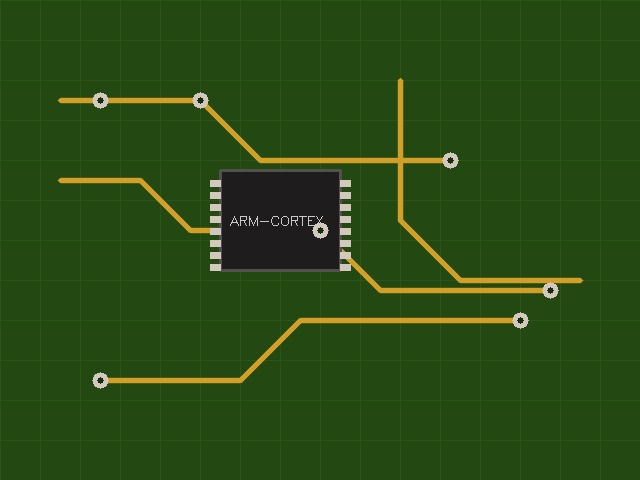
#> input picture data/sample_images/flawless_part_pass.jpg, 640 x 480 px
$ python -i opencv_pipeline.py   (imports and definitions only)   (older library calls are emulated)
#> lines starting #> are read from the running program, lines starting #| are printed output that depends on the picture
#> further down, picture is the input picture: shape (480, 640, 3); mean B, G, R 20.8, 74.6, 41.5
"""
OpenCV Image Processing and Defect Feature Extraction Pipeline.
Provides CLAHE contrast enhancement, contour analysis, defect heatmaps,
and side-by-side inspection visualizers.
"""

from typing import List, Tuple, Dict, Any, Optional
import numpy as np
import cv2


class OpenCVPipeline:
    """
    Industrial Computer Vision processing pipeline for surface quality inspection.
    """

    @staticmethod
    def enhance_contrast(image: np.ndarray) -> np.ndarray:
        """
        Applies Contrast Limited Adaptive Histogram Equalization (CLAHE) in LAB color space
        to highlight faint scratches, cracks, and surface imperfections.
        """
        if len(image.shape) == 2:
            clahe = cv2.createCLAHE(clipLimit=2.5, tileGridSize=(8, 8))
            return clahe.apply(image)

        lab = cv2.cvtColor(image, cv2.COLOR_BGR2LAB)
#> lab: shape (480, 640, 3); mean of channels 0, 1, 2 71.4, 105.8, 154.9
        l, a, b = cv2.split(lab)
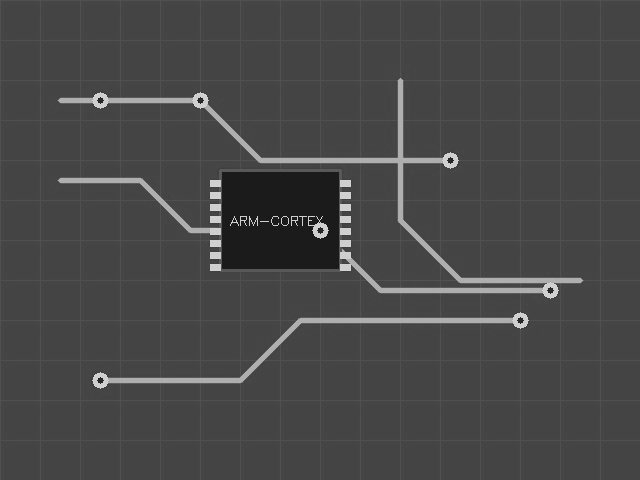
#> l: shape (480, 640); min 19, max 215, mean 71.4
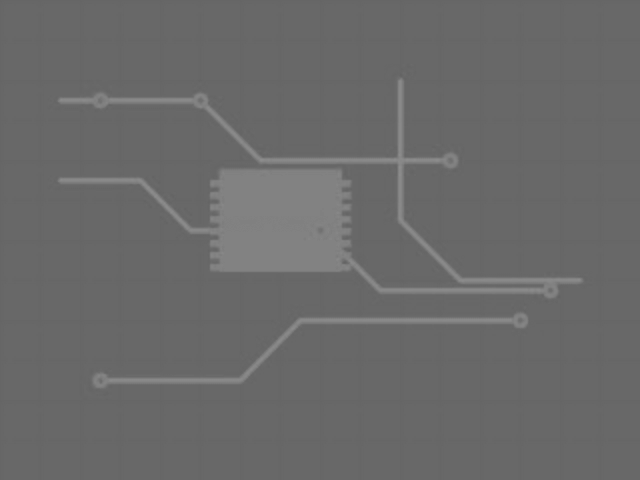
#> a: shape (480, 640); min 99, max 141, mean 105.8
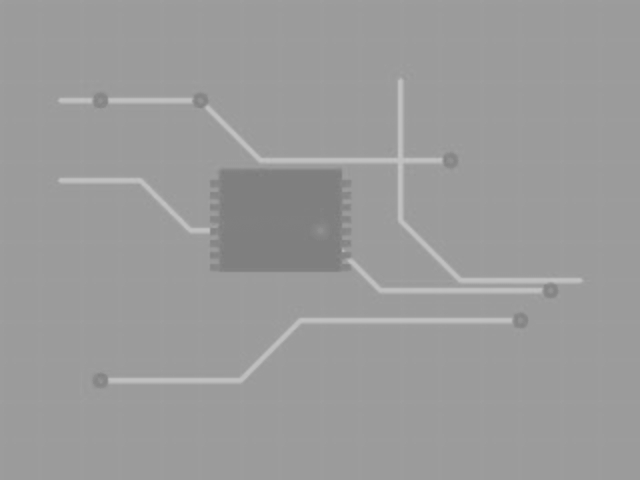
#> b: shape (480, 640); min 123, max 195, mean 154.9
        clahe = cv2.createCLAHE(clipLimit=2.5, tileGridSize=(8, 8))
        cl = clahe.apply(l)
        merged = cv2.merge((cl, a, b))
#> merged: shape (480, 640, 3); mean of channels 0, 1, 2 73.1, 105.8, 154.9
        return cv2.cvtColor(merged, cv2.COLOR_LAB2BGR)

    # [80 lines left out: functions generate_defect_heatmap, compute_edge_mask, extract_defect_crops, create_side_by_side, not called in this run]

>>> import cv2
>>> picture = cv2.imread('../data/sample_images/flawless_part_pass.jpg')
>>> result = OpenCVPipeline().enhance_contrast(picture)

$ run again, on data/sample_images/machined_gear_dent.jpg
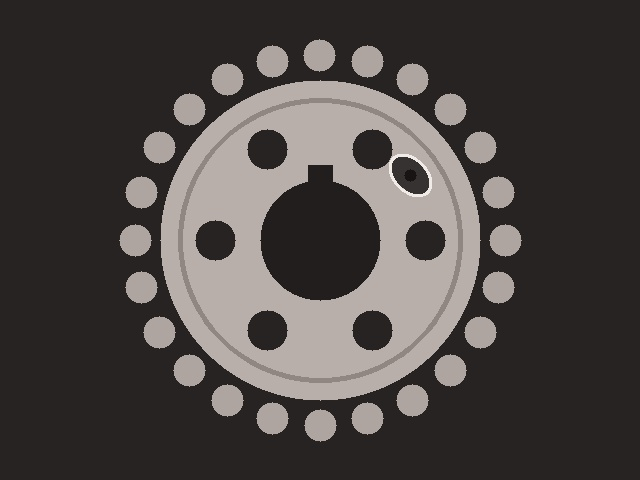
#> input picture data/sample_images/machined_gear_dent.jpg, 640 x 480 px
#> picture is the input picture: shape (480, 640, 3); mean B, G, R 67.8, 69.9, 75.1
#> lab: shape (480, 640, 3); mean of channels 0, 1, 2 72.9, 130, 129.8
#> in enhance_contrast, `cl = clahe.apply(l)`:
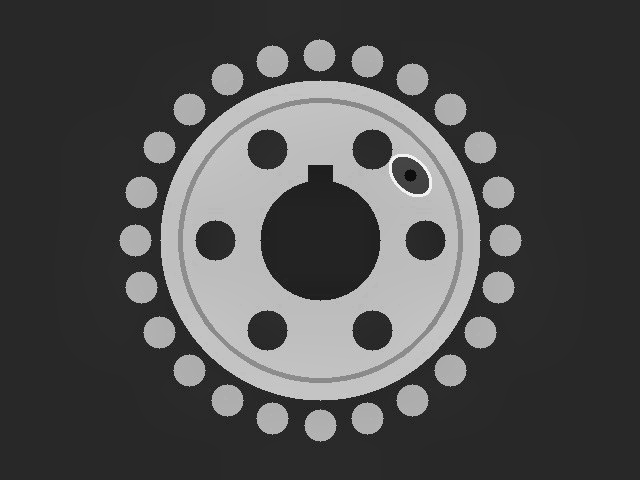
#> cl: shape (480, 640); min 10, max 248, mean 77.8
#> merged: shape (480, 640, 3); mean of channels 0, 1, 2 77.8, 130, 129.8
